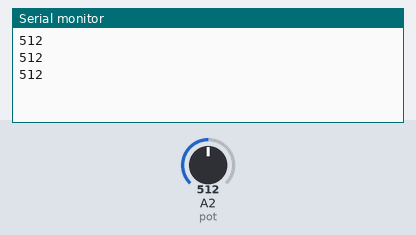
A sketch run on a simulated Arduino Nano, built with avr-gcc and run on an emulated ATmega328P. Shown: the last lines printed to the serial monitor. The inputs (shaded band) are chosen by the test bench; at power-on: A2 (pot) = 512.

Above: at 1.3 s.
1.4 s: A2 (pot) set to 716
At 1.8 s:
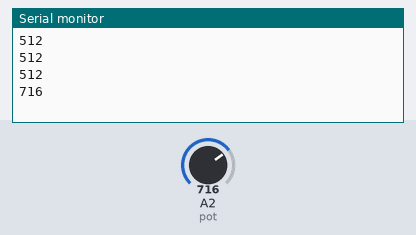
2.9 s: A2 (pot) set to 900
At 3.4 s:
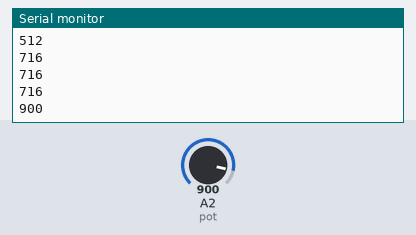
Timing chart, 0 to 5.9 s (numbered marks = the images above; inputs shaded):
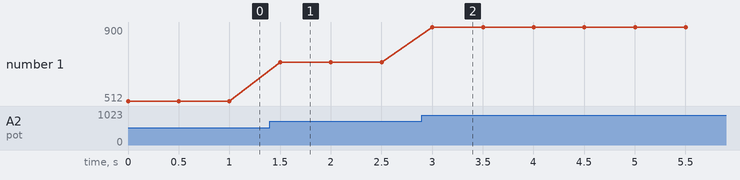

The sketch:

potentiometer.ino
```cpp
/*
 *  Testing potentiometer
 *  GND to GND RAIL
 *  5V to + RAIL
 *  + on Potentiometer to + rail
 *  - on potentiometer to GND rail
 *  Note - potentiometer is 1k
 *  Middle wire on potentiometer to A2
 */

// constants
const byte pot = A2; //alias pin A2 to pot

// vars
int val = 0;

void setup() {
  Serial.begin(9600);

}

void loop() {
  val = analogRead(pot);    // read the value from the sensor
  Serial.println(val);
  delay(500);
}
```

Measured:
- after the input at 1.4 s, the serial monitor: prints a new line after 0.10 s (image 1)
- after the input at 2.9 s, the serial monitor: prints a new line after 0.10 s (image 2)
- plotted number 1: 512 → 716 after the input at 1.4 s, 716 → 900 after the input at 2.9 s
